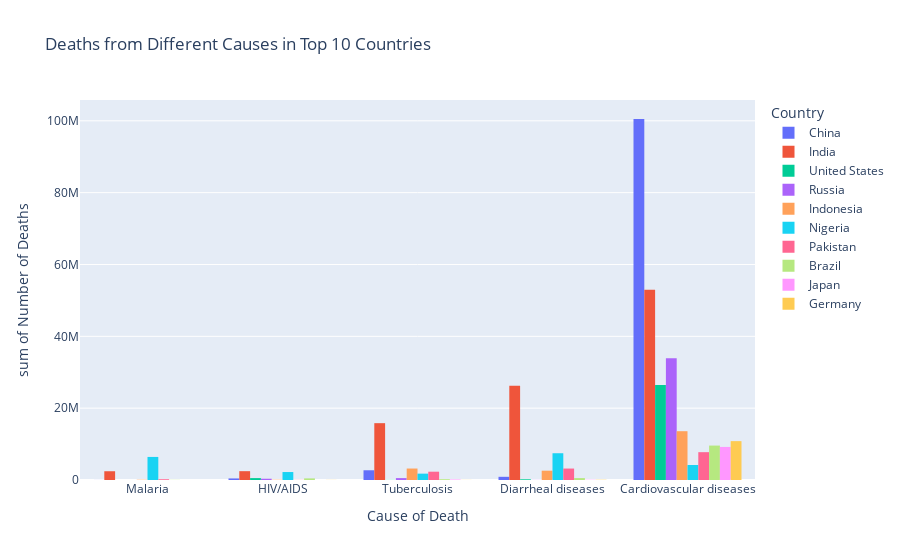

Notebook cell for this chart:
### Markdown cell above
### Most Common Death causes from 5 different Countries

### Code cell
top_countries = countries_with_highest_death.head(10)# Select the top 5 countries

selected_causes = ['Malaria', 'HIV/AIDS', 'Tuberculosis', 'Diarrheal diseases', 'Cardiovascular diseases']

filtered_data = top_countries[selected_causes].reset_index()# Filter the data

melted_data = filtered_data.melt(id_vars=['Country'], value_vars=selected_causes,
                                 var_name='Cause of Death', value_name='Number of Deaths') # Melt the DataFrame to have a tidy format for plotting

fig = px.histogram(melted_data, x='Cause of Death', y='Number of Deaths', color='Country',
                   title='Deaths from Different Causes in Top 10 Countries',
                   labels={'Cause of Death': 'Cause of Death', 'Number of Deaths': 'Number of Deaths'},
                   histfunc='sum', barmode='group')

fig.show()

### Figure 1 — Plotly figure (JSON) as saved in the notebook; plotly's stock layout.template omitted (floating-point values rounded to 4 significant figures)
{"data": [{"alignmentgroup": "True", "bingroup": "x", "histfunc": "sum", "hovertemplate": "Country=China<br>Cause of Death=%{x}<br>sum of Number of Deaths=%{y}<extra></extra>", "legendgroup": "China", "marker": {"color": "#636efa", "pattern": {"shape": ""}}, "name": "China", "offsetgroup": "China", "orientation": "v", "showlegend": true, "type": "histogram", "x": ["Malaria", "HIV/AIDS", "Tuberculosis", "Diarrheal diseases", "Cardiovascular diseases"], "xaxis": "x", "y": [13418, 433709, 2708461, 886833, 100505973], "yaxis": "y"}, {"alignmentgroup": "True", "bingroup": "x", "histfunc": "sum", "hovertemplate": "Country=India<br>Cause of Death=%{x}<br>sum of Number of Deaths=%{y}<extra></extra>", "legendgroup": "India", "marker": {"color": "#EF553B", "pattern": {"shape": ""}}, "name": "India", "offsetgroup": "India", "orientation": "v", "showlegend": true, "type": "histogram", "x": ["Malaria", "HIV/AIDS", "Tuberculosis", "Diarrheal diseases", "Cardiovascular diseases"], "xaxis": "x", "y": [2439244, 2454374, 15820922, 26243547, 52994710], "yaxis": "y"}, {"alignmentgroup": "True", "bingroup": "x", "histfunc": "sum", "hovertemplate": "Country=United States<br>Cause of Death=%{x}<br>sum of Number of Deaths=%{y}<extra></extra>", "legendgroup": "United States", "marker": {"color": "#00cc96", "pattern": {"shape": ""}}, "name": "United States", "offsetgroup": "United States", "orientation": "v", "showlegend": true, "type": "histogram", "x": ["Malaria", "HIV/AIDS", "Tuberculosis", "Diarrheal diseases", "Cardiovascular diseases"], "xaxis": "x", "y": [0, 528417, 38127, 199602, 26438346], "yaxis": "y"}, {"alignmentgroup": "True", "bingroup": "x", "histfunc": "sum", "hovertemplate": "Country=Russia<br>Cause of Death=%{x}<br>sum of Number of Deaths=%{y}<extra></extra>", "legendgroup": "Russia", "marker": {"color": "#ab63fa", "pattern": {"shape": ""}}, "name": "Russia", "offsetgroup": "Russia", "orientation": "v", "showlegend": true, "type": "histogram", "x": ["Malaria", "HIV/AIDS", "Tuberculosis", "Diarrheal diseases", "Cardiovascular diseases"], "xaxis": "x", "y": [0, 350679, 529853, 27964, 33903781], "yaxis": "y"}, {"alignmentgroup": "True", "bingroup": "x", "histfunc": "sum", "hovertemplate": "Country=Indonesia<br>Cause of Death=%{x}<br>sum of Number of Deaths=%{y}<extra></extra>", "legendgroup": "Indonesia", "marker": {"color": "#FFA15A", "pattern": {"shape": ""}}, "name": "Indonesia", "offsetgroup": "Indonesia", "orientation": "v", "showlegend": true, "type": "histogram", "x": ["Malaria", "HIV/AIDS", "Tuberculosis", "Diarrheal diseases", "Cardiovascular diseases"], "xaxis": "x", "y": [74664, 74981, 3197011, 2590656, 13587011], "yaxis": "y"}, {"alignmentgroup": "True", "bingroup": "x", "histfunc": "sum", "hovertemplate": "Country=Nigeria<br>Cause of Death=%{x}<br>sum of Number of Deaths=%{y}<extra></extra>", "legendgroup": "Nigeria", "marker": {"color": "#19d3f3", "pattern": {"shape": ""}}, "name": "Nigeria", "offsetgroup": "Nigeria", "orientation": "v", "showlegend": true, "type": "histogram", "x": ["Malaria", "HIV/AIDS", "Tuberculosis", "Diarrheal diseases", "Cardiovascular diseases"], "xaxis": "x", "y": [6422063, 2216718, 1769390, 7449328, 4176488], "yaxis": "y"}, {"alignmentgroup": "True", "bingroup": "x", "histfunc": "sum", "hovertemplate": "Country=Pakistan<br>Cause of Death=%{x}<br>sum of Number of Deaths=%{y}<extra></extra>", "legendgroup": "Pakistan", "marker": {"color": "#FF6692", "pattern": {"shape": ""}}, "name": "Pakistan", "offsetgroup": "Pakistan", "orientation": "v", "showlegend": true, "type": "histogram", "x": ["Malaria", "HIV/AIDS", "Tuberculosis", "Diarrheal diseases", "Cardiovascular diseases"], "xaxis": "x", "y": [213590, 36968, 2309703, 3187522, 7745192], "yaxis": "y"}, {"alignmentgroup": "True", "bingroup": "x", "histfunc": "sum", "hovertemplate": "Country=Brazil<br>Cause of Death=%{x}<br>sum of Number of Deaths=%{y}<extra></extra>", "legendgroup": "Brazil", "marker": {"color": "#B6E880", "pattern": {"shape": ""}}, "name": "Brazil", "offsetgroup": "Brazil", "orientation": "v", "showlegend": true, "type": "histogram", "x": ["Malaria", "HIV/AIDS", "Tuberculosis", "Diarrheal diseases", "Cardiovascular diseases"], "xaxis": "x", "y": [39970, 447733, 223259, 528838, 9589019], "yaxis": "y"}, {"alignmentgroup": "True", "bingroup": "x", "histfunc": "sum", "hovertemplate": "Country=Japan<br>Cause of Death=%{x}<br>sum of Number of Deaths=%{y}<extra></extra>", "legendgroup": "Japan", "marker": {"color": "#FF97FF", "pattern": {"shape": ""}}, "name": "Japan", "offsetgroup": "Japan", "orientation": "v", "showlegend": true, "type": "histogram", "x": ["Malaria", "HIV/AIDS", "Tuberculosis", "Diarrheal diseases", "Cardiovascular diseases"], "xaxis": "x", "y": [0, 5140, 135757, 67308, 9210437], "yaxis": "y"}, {"alignmentgroup": "True", "bingroup": "x", "histfunc": "sum", "hovertemplate": "Country=Germany<br>Cause of Death=%{x}<br>sum of Number of Deaths=%{y}<extra></extra>", "legendgroup": "Germany", "marker": {"color": "#FECB52", "pattern": {"shape": ""}}, "name": "Germany", "offsetgroup": "Germany", "orientation": "v", "showlegend": true, "type": "histogram", "x": ["Malaria", "HIV/AIDS", "Tuberculosis", "Diarrheal diseases", "Cardiovascular diseases"], "xaxis": "x", "y": [0, 28389, 24383, 66744, 10819770], "yaxis": "y"}], "layout": {"barmode": "group", "legend": {"title": {"text": "Country"}, "tracegroupgap": 0}, "title": {"text": "Deaths from Different Causes in Top 10 Countries"}, "xaxis": {"anchor": "y", "domain": [0, 1], "title": {"text": "Cause of Death"}}, "yaxis": {"anchor": "x", "domain": [0, 1], "title": {"text": "sum of Number of Deaths"}}}}
